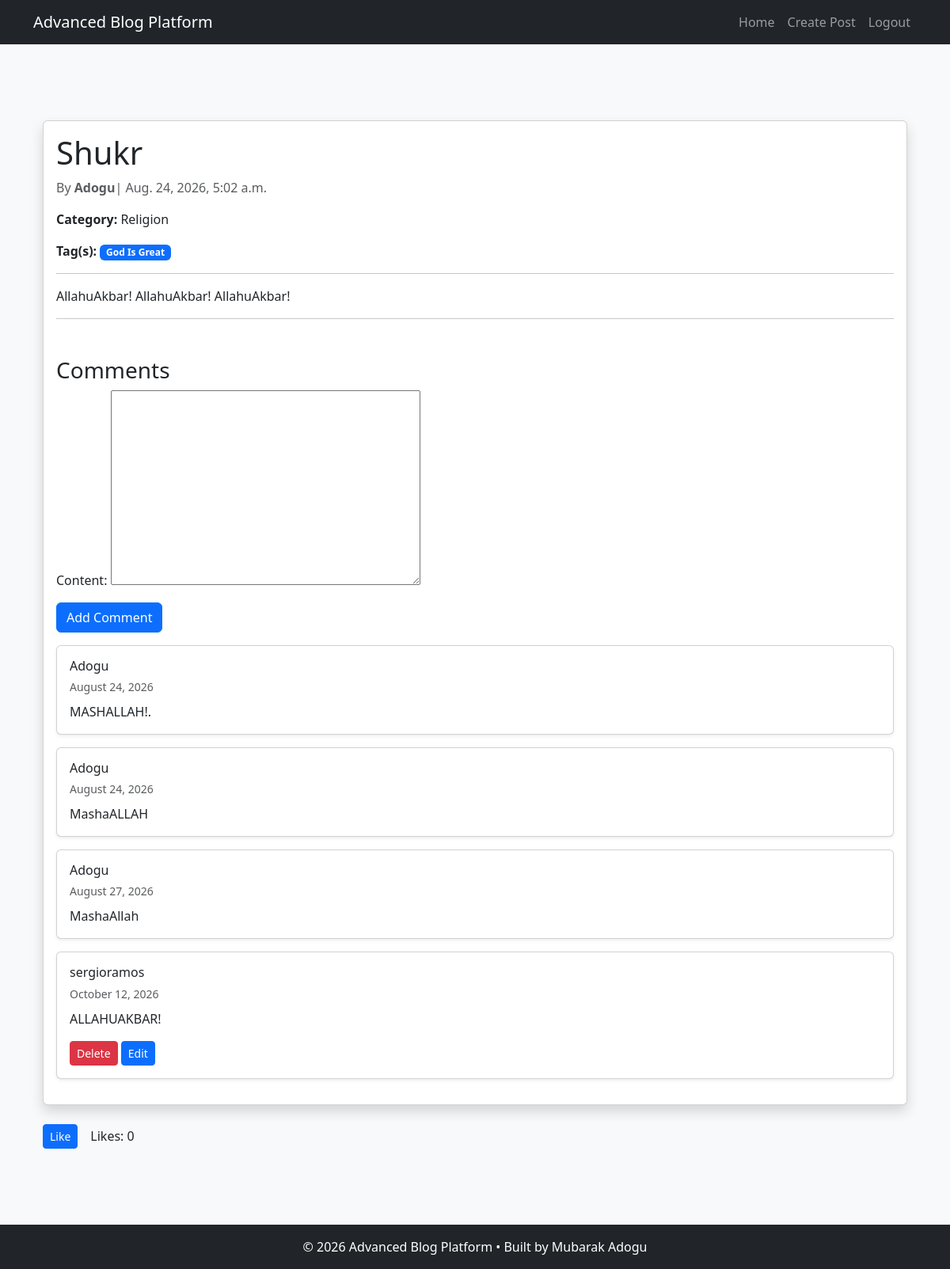
Screenshot of /posts/mashaallah-2/ (signed in) with the database file from the repository.
### account/models.py (models this page shows, shortened)
class Post(models.Model):
    DRAFT = "draft"
    PUBLISHED = "published"
    STATUS_CHOICES = [
        (DRAFT, "Draft"),
        (PUBLISHED, "Published"),
    ]
    status = models.CharField(
        max_length=10,
        choices=STATUS_CHOICES,
        default=PUBLISHED,
    )
    author = models.ForeignKey(User, on_delete=models.CASCADE, related_name="posts")
    category = models.ForeignKey(
        Category, on_delete=models.CASCADE, related_name="posts"
    )
    tags = models.ManyToManyField(Tag, blank=True, related_name="posts")
    title = models.CharField(max_length=200)
    slug = models.SlugField(unique=True, editable=False)
    content = models.TextField()
    image = models.ImageField(upload_to="posts/", blank=True, null=True)
    created_at = models.DateTimeField(auto_now_add=True)
    updated_at = models.DateTimeField(auto_now=True)

class Category(models.Model):
    name = models.CharField(max_length=100, unique=True)
    slug = models.SlugField(unique=True)
    def __str__(self):
        return self.name

class Tag(models.Model):
    name = models.CharField(max_length=30, unique=True)
    slug = models.SlugField(unique=True, editable=False)

### comments/models.py (models this page shows, shortened)
class Comment(models.Model):
    user = models.ForeignKey(User, on_delete=models.CASCADE, related_name="comments")
    post = models.ForeignKey(Post, on_delete=models.CASCADE, related_name="comments")
    content = models.TextField()
    created_at = models.DateTimeField(auto_now_add=True)

### blog/views.py (the view)
class PostDetailView(View):
    def get(self, request, slug):
        post = get_object_or_404(Post, slug=slug)
        likes = Like.objects.filter(post=post)
        like_count = likes.count()
        user_liked = (
            request.user.is_authenticated and likes.filter(user=request.user).exists()
        )
        comments = post.comments.all()
        form = CommentForm()
        return render(
            request,
            "blog/post_detail.html",
            {
                "post": post,
                "form": form,
                "comments": comments,
                "like_count": like_count,
                "user_liked": user_liked,
            },
        )

### comments/forms.py
class CommentForm(forms.ModelForm):
    class Meta:
        model = Comment
        fields = ["content"]

### blog/templates/blog/post_detail.html (shortened to what this page needs)
{% extends "base.html" %}
{% block content %}
<div class="container mt-5">
    <div class="card shadow">
        <div class="card-body">
            <h1 class="card-title">{{ post.title }}</h1>
            <p class="text-muted"> By <strong>{{post.author }}</strong>| {{ post.created_at }}</p>
            <p>
                <strong>Category:</strong> {{ post.category }}
            </p>
            <P>
                <strong>Tag(s):</strong>
                {% for tag in post.tags.all %}
                <span class="badge bg-primary">{{ tag.name }}</span>
                    {% empty %}
                        <span class="text-muted">No tag(s)</span>
                {% endfor %}
            </P>
            <hr>
            <p class="card-text">
                {{ post.content }}
            </p>
            <hr>
            <h3 class="mt-5">Comments</h3>
{% if user.is_authenticated %}
    <form method="POST" action="{% url 'add_comment' post.slug %}">
        {{ form.as_p }}
        <button type="submit" class="btn btn-primary mb-3">
            Add Comment
        </button>
    </form>
{% else %}
    <p class="text-muted">
        Please log in to leave a comment.
    </p>
{% endif %}
{% for comment in comments %}
    <div class="card mb-3 shadow-sm">
        <div class="card-body">
            <h6 class="card-title mb-1">
                {{ comment.user }}
            </h6>
            <small class="text-muted">
                {{ comment.created_at|date:"F d, Y" }}
            </small>
            <p class="card-text mt-2">
                {{ comment.content }}
            </p>
            {% if user == comment.user or user == post.author %}
                <a href="{% url 'delete_comment' comment.id %}" class="btn btn-sm btn-danger">Delete
                </a>
            {% endif %}
            {% if user == comment.user %}
                <a href="{% url 'edit_comment' comment.id %}" class="btn btn-sm btn-primary">Edit
                </a>
            {% endif %}
        </div>
    </div>
{% empty %}
    <p class="text-muted">
        No comments available. Be the first to comment!
    </p>
{% endfor %}
        </div>
    </div>
    <div class="d-flex align-items-center gap-3 mt-4">
        {% if user.is_authenticated %}
        <form
            id="like-form"
            method="POST"
            action="{% url 'like_post' post.slug %}"
            class="mb-0"
        >
            <button
                id="like-button"
                type="submit"
                class="btn btn-sm btn-primary"
            >
                {% if user_liked %}
                    Unlike
                {% else %}
                    Like
                {% endif %}
            </button>
        </form>
    {% endif %}
    <p class="mb-0">
        Likes: <span id="like-count">{{ like_count }}</span>
    </p>
</div>
{% endblock %}

### rows the page displays
Post: title "Shukr", author "Adogu", created_at "Aug. 24, 2026, 5:02 a.m.", category "Religion", content "AllahuAkbar! AllahuAkbar! AllahuAkbar!"
Tag: name "God Is Great"
Comment: user "Adogu", created_at "August 24, 2026", content "MASHALLAH!."
Comment: user "Adogu", created_at "August 24, 2026", content "MashaALLAH"
Comment: user "Adogu", created_at "August 27, 2026", content "MashaAllah"
Comment: user "sergioramos", created_at "October 12, 2026", content "ALLAHUAKBAR!", shows "Delete", shows "Edit"

### other values shown
{{ like_count }} "0"
